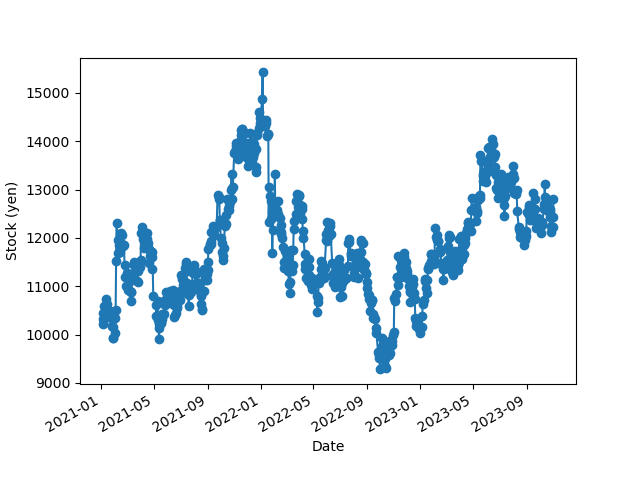
#> input picture de12/images/sony_exceptFigure_1.png, 640 x 480 px, found by its file name; the run also reads 1 picture not shown here
$ python stock_defcheck.py
#> lines starting #> are read from the running program, lines starting #| are printed output that depends on the picture
import cv2

# Load images
img1 = cv2.imread('xbp/de12/images/sony_exceptFigure_1.png')
#> img1 is the input picture: shape (480, 640, 3); mean B, G, R 245.5, 240.9, 234.3
img2 = cv2.imread('xbp/de12/images/sony_real.png')

# Convert images to grayscale
img1_gray = cv2.cvtColor(img1, cv2.COLOR_BGR2GRAY)
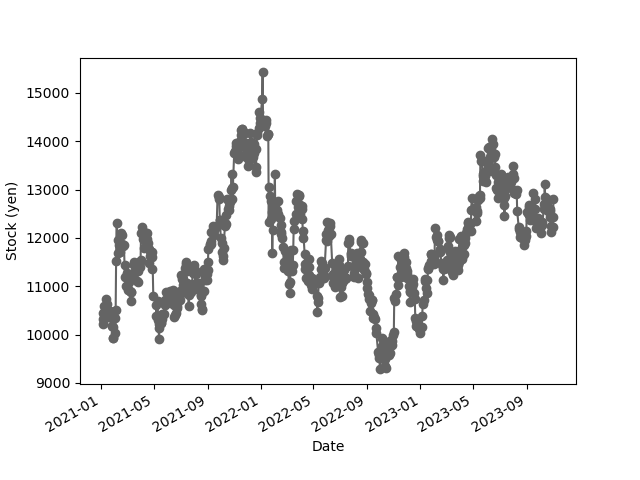
#> img1_gray: shape (480, 640); min 0, max 255, mean 239.5
img2_gray = cv2.cvtColor(img2, cv2.COLOR_BGR2GRAY)

# Calculate absolute difference between the two images
diff = cv2.absdiff(img1_gray, img2_gray)
#> diff: shape (480, 640); every value is 0

# Apply threshold to identify significant differences
thresh = 30
diff[diff < thresh] = 0
diff[diff >= thresh] = 255

# Find contours of significant differences
contours, hierarchy = cv2.findContours(diff, cv2.RETR_EXTERNAL, cv2.CHAIN_APPROX_SIMPLE)
#> contours = []

# Draw rectangles around the differences
for contour in contours:
    (x, y, w, h) = cv2.boundingRect(contour)
    cv2.rectangle(img1, (x, y), (x + w, y + h), (0, 0, 255), 2)
#> this loop made 0 passes

# Display the output image with differences highlighted
cv2.imshow('Output', img1)
cv2.waitKey(0)
cv2.destroyAllWindows()
